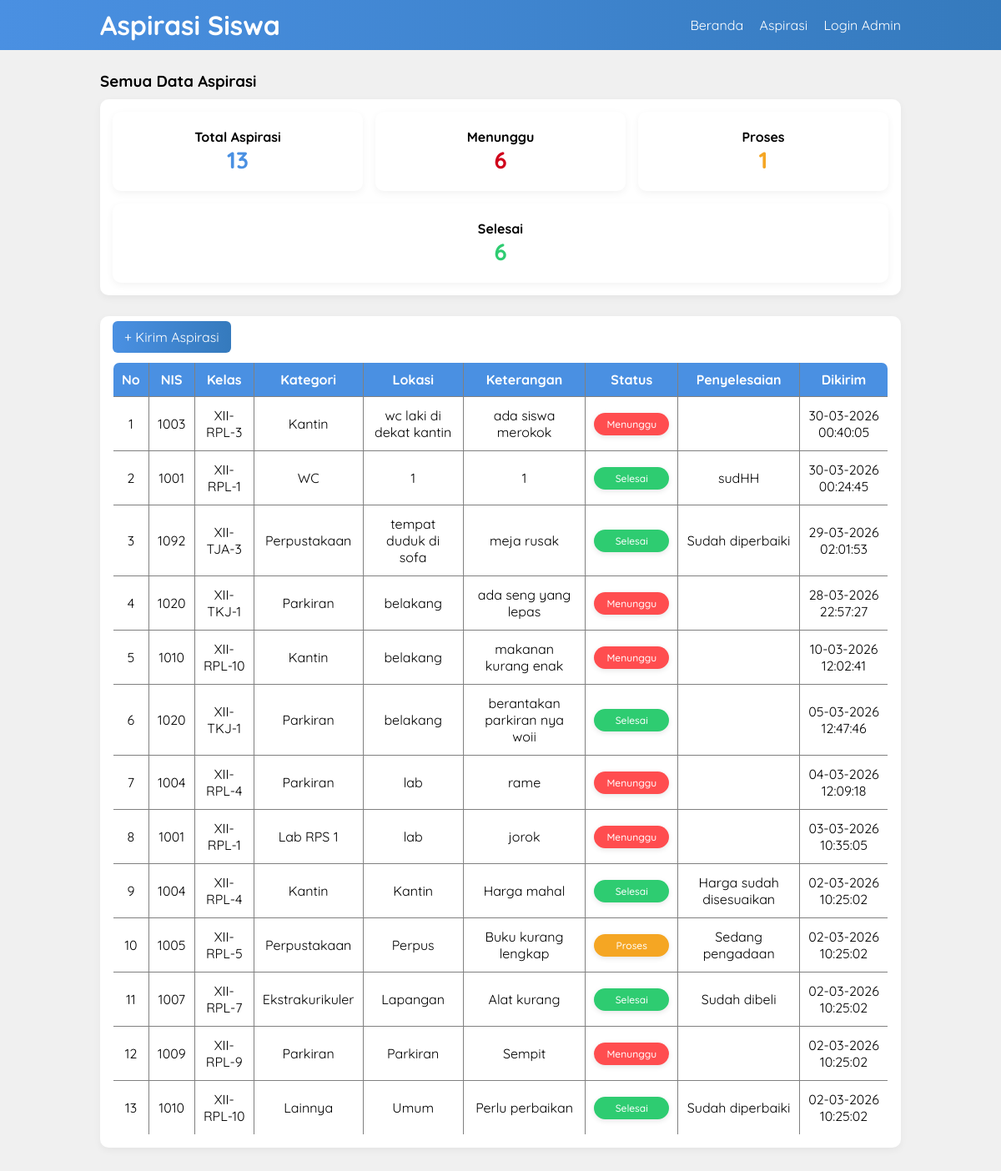
Screenshot of /Aspirasi-Siswa/aspirasi-siswa.php with the database file from the repository.
### tables this page shows
CREATE TABLE `tb_input_aspirasi` (
  `id_pelaporan` int(11) NOT NULL,
  `nis` int(11) DEFAULT NULL,
  `id_kategori` int(11) DEFAULT NULL,
  `lokasi` varchar(50) DEFAULT NULL,
  `ket` varchar(100) DEFAULT NULL,
  `created_at` datetime DEFAULT current_timestamp()
);

CREATE TABLE `tb_siswa` (
  `nis` int(11) NOT NULL,
  `kelas` varchar(30) DEFAULT NULL
);

CREATE TABLE `tb_kategori` (
  `id_kategori` int(11) NOT NULL,
  `ket_kategori` varchar(50) DEFAULT NULL
);

CREATE TABLE `tb_aspirasi` (
  `id_aspirasi` int(11) NOT NULL,
  `status` enum('Menunggu','Proses','Selesai') DEFAULT 'Menunggu',
  `id_pelaporan` int(11) DEFAULT NULL,
  `feedback` text DEFAULT NULL
);

### Aspirasi-Siswa/aspirasi-siswa.php (the view, shortened to what this page needs)
<?php
include 'db.php';
$total = mysqli_fetch_assoc(mysqli_query($conn, "
    SELECT COUNT(*) AS total FROM tb_input_aspirasi
"))['total'];
$menunggu = mysqli_fetch_assoc(mysqli_query($conn, "
    SELECT COUNT(*) AS total
    FROM tb_input_aspirasi i
    JOIN tb_aspirasi a ON i.id_pelaporan = a.id_pelaporan
    WHERE a.status='Menunggu'
"))['total'];
$proses = mysqli_fetch_assoc(mysqli_query($conn, "
    SELECT COUNT(*) AS total
    FROM tb_input_aspirasi i
    JOIN tb_aspirasi a ON i.id_pelaporan = a.id_pelaporan
    WHERE a.status='Proses'
"))['total'];
$selesai = mysqli_fetch_assoc(mysqli_query($conn, "
    SELECT COUNT(*) AS total
    FROM tb_input_aspirasi i
    JOIN tb_aspirasi a ON i.id_pelaporan = a.id_pelaporan
    WHERE a.status='Selesai'
"))['total'];
$query = mysqli_query($conn, "
    SELECT i.*, a.status, a.feedback, k.ket_kategori, s.kelas
    FROM tb_input_aspirasi i
    JOIN tb_aspirasi a ON i.id_pelaporan = a.id_pelaporan
    JOIN tb_kategori k ON i.id_kategori = k.id_kategori
    JOIN tb_siswa s ON i.nis = s.nis
    ORDER BY i.created_at DESC
");
?>
<!DOCTYPE html>
<html>
<head>
    <link rel="stylesheet" href="css/style.css">
</head>
<body>
    <header>
        <div class="container">
            <h1>Aspirasi Siswa</h1>
            <ul>
                <li><a href="index.php">Beranda</a></li>
                <li><a href="aspirasi-siswa.php">Aspirasi</a></li>
                <li><a href="login.php">Login Admin</a></li>
            </ul>
        </div>
    </header>
    <div class="section">
        <div class="container">
            <h3>Semua Data Aspirasi</h3>
            <div class="box">
                <div class="card-container">
                    <div class="card card-biru">
                        <h4>Total Aspirasi</h4>
                        <h2><?= $total ?></h2>
                    </div>
                    <div class="card card-merah">
                        <h4>Menunggu</h4>
                        <h2><?= $menunggu ?></h2>
                    </div>
                    <div class="card card-kuning">
                        <h4>Proses</h4>
                        <h2><?= $proses ?></h2>
                    </div>
                    <div class="card card-hijau">
                        <h4>Selesai</h4>
                        <h2><?= $selesai ?></h2>
                    </div>
                </div>
            </div>
            <div class="box">
                <a href="kirim-aspirasi.php" class="btn-submit">+ Kirim Aspirasi</a>
                <br><br>
                <table border="1" class="table-center">
                    <tr>
                        <th>No</th>
                        <th>NIS</th>
                        <th>Kelas</th>
                        <th>Kategori</th>
                        <th>Lokasi</th>
                        <th>Keterangan</th>
                        <th>Status</th>
                        <th>Penyelesaian</th>
                        <th>Dikirim</th>
                    </tr>
                    <?php $no = 1; ?>
                    <?php while ($row = mysqli_fetch_array($query)) { ?>
                        <tr>
                            <td><?= $no++ ?></td>
                            <td><?= $row['nis'] ?></td>
                            <td><?= $row['kelas'] ?></td>
                            <td><?= $row['ket_kategori'] ?></td>
                            <td><?= $row['lokasi'] ?></td>
                            <td><?= $row['ket'] ?></td>
                            <td>
                                <span class="badge
                                        <?= $row['status'] == 'Menunggu' ? 'badge-merah' : '' ?>
                                        <?= $row['status'] == 'Proses' ? 'badge-kuning' : '' ?>
                                        <?= $row['status'] == 'Selesai' ? 'badge-hijau' : '' ?>
                                    ">
                                    <?= $row['status'] ?>
                                </span>
                            </td>
                            <td><?= $row['feedback'] ?></td>
                            <td><?= date("d-m-Y H:i:s", strtotime($row['created_at'])) ?></td>
                        </tr>
                    <?php } ?>
                </table>
            </div>
        </div>
    </div>
</body>
</html>

### Aspirasi-Siswa/css/style.css (style rules this page uses)
* { padding: 0; margin: 0; font-family: 'Quicksand', sans-serif; }
body { background-color: #f0f0f0; }
a { color: inherit; text-decoration: none; }
.btn-submit { padding: 9px 14px; background: linear-gradient(90deg, #4A90E2, #357ABD); color: #fff; border-radius: 6px; transition: 0.3s; }
header { background: linear-gradient(90deg, #4A90E2, #357ABD); color: #fff; }
header h1 { float: left; padding: 10px 0; }
header ul { float: right; }
header ul li { display: inline-block; }
header ul li a { padding: 20px 0 20px 15px; display: inline-block; color: #fff; }
.container { width: 80%; margin: 0 auto; }
.container::after { content: ''; display: block; clear: both; }
.section { padding: 25px 0; }
.box { background-color: #fff; padding: 15px; margin: 10px 0 25px 0; border-radius: 10px; box-shadow: 0 3px 10px rgba(0,0,0,0.05); }
table { width: 100%; border-collapse: collapse; border-radius: 8px; overflow: hidden; }
table th { background-color: #4A90E2; color: #fff; padding: 10px; }
table td { padding: 12px 10px; }
.table-center th, .table-center td { text-align: center; }
.card-container { display: flex; gap: 15px; flex-wrap: wrap; }
.card { flex: 1; min-width: 200px; background: #fff; border-radius: 10px; padding: 20px; text-align: center; box-shadow: 0 3px 10px rgba(0,0,0,0.05); transition: 0.3s; }
.card h2 { font-size: 28px; }
.card-biru h2 { color: #4A90E2; }
.card-merah h2 { color: #D0021B; }
.card-kuning h2 { color: #F5A623; }
.card-hijau h2 { color: #2ECC71; }
.badge { display: inline-block; width: 90px; text-align: center; padding: 6px 0; border-radius: 20px; color: #fff; font-size: 12px; font-weight: 500; box-shadow: 0 2px 6px rgba(0,0,0,0.1); }
.badge-merah { background-color: #ff4d4f; }
.badge-kuning { background-color: #f5a623; }
.badge-hijau { background-color: #2ecc71; }

### rows the page displays
tb_input_aspirasi: nis "1003", nis.kelas "XII-RPL-3", id_kategori.ket_kategori "Kantin", lokasi "wc laki di dekat kantin", ket "ada siswa merokok", tb_aspirasi.status "Menunggu", created_at "30-03-2026 00:40:05"
tb_input_aspirasi: nis "1001", nis.kelas "XII-RPL-1", id_kategori.ket_kategori "WC", lokasi "1", ket "1", tb_aspirasi.status "Selesai", tb_aspirasi.feedback "sudHH", created_at "30-03-2026 00:24:45"
tb_input_aspirasi: nis "1092", nis.kelas "XII-TJA-3", id_kategori.ket_kategori "Perpustakaan", lokasi "tempat duduk di sofa", ket "meja rusak", tb_aspirasi.status "Selesai", tb_aspirasi.feedback "Sudah diperbaiki", created_at "29-03-2026 02:01:53"
tb_input_aspirasi: nis "1020", nis.kelas "XII-TKJ-1", id_kategori.ket_kategori "Parkiran", lokasi "belakang", ket "ada seng yang lepas", tb_aspirasi.status "Menunggu", created_at "28-03-2026 22:57:27"
tb_input_aspirasi: nis "1010", nis.kelas "XII-RPL-10", id_kategori.ket_kategori "Kantin", lokasi "belakang", ket "makanan kurang enak", tb_aspirasi.status "Menunggu", created_at "10-03-2026 12:02:41"
tb_input_aspirasi: nis "1020", nis.kelas "XII-TKJ-1", id_kategori.ket_kategori "Parkiran", lokasi "belakang", ket "berantakan parkiran nya woii", tb_aspirasi.status "Selesai", created_at "05-03-2026 12:47:46"
tb_input_aspirasi: nis "1004", nis.kelas "XII-RPL-4", id_kategori.ket_kategori "Parkiran", lokasi "lab", ket "rame", tb_aspirasi.status "Menunggu", created_at "04-03-2026 12:09:18"
tb_input_aspirasi: nis "1001", nis.kelas "XII-RPL-1", id_kategori.ket_kategori "Lab RPS 1", lokasi "lab", ket "jorok", tb_aspirasi.status "Menunggu", created_at "03-03-2026 10:35:05"
tb_input_aspirasi: nis "1004", nis.kelas "XII-RPL-4", id_kategori.ket_kategori "Kantin", lokasi "Kantin", ket "Harga mahal", tb_aspirasi.status "Selesai", tb_aspirasi.feedback "Harga sudah disesuaikan", created_at "02-03-2026 10:25:02"
tb_input_aspirasi: nis "1005", nis.kelas "XII-RPL-5", id_kategori.ket_kategori "Perpustakaan", lokasi "Perpus", ket "Buku kurang lengkap", tb_aspirasi.status "Proses", tb_aspirasi.feedback "Sedang pengadaan", created_at "02-03-2026 10:25:02"
tb_input_aspirasi: nis "1007", nis.kelas "XII-RPL-7", id_kategori.ket_kategori "Ekstrakurikuler", lokasi "Lapangan", ket "Alat kurang", tb_aspirasi.status "Selesai", tb_aspirasi.feedback "Sudah dibeli", created_at "02-03-2026 10:25:02"
tb_input_aspirasi: nis "1009", nis.kelas "XII-RPL-9", id_kategori.ket_kategori "Parkiran", lokasi "Parkiran", ket "Sempit", tb_aspirasi.status "Menunggu", created_at "02-03-2026 10:25:02"
tb_input_aspirasi: nis "1010", nis.kelas "XII-RPL-10", id_kategori.ket_kategori "Lainnya", lokasi "Umum", ket "Perlu perbaikan", tb_aspirasi.status "Selesai", tb_aspirasi.feedback "Sudah diperbaiki", created_at "02-03-2026 10:25:02"

### other values shown
$total "13"
$menunggu "6"
$proses "1"
$selesai "6"
